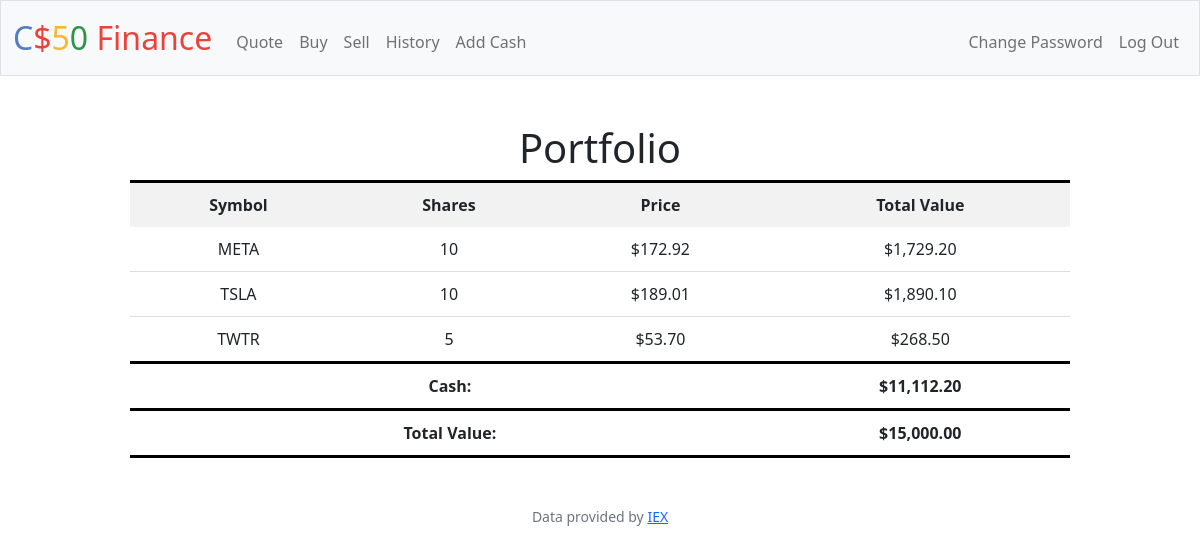
Page / (signed in) on the committed database.
### tables this page shows
CREATE TABLE 'transactions' ('id' INTEGER PRIMARY KEY AUTOINCREMENT NOT NULL, 'user_id' INTEGER, 'symbol' TEXT, 'shares' INTEGER, 'price' REAL, 'date' DATETIME);

CREATE TABLE users (id INTEGER PRIMARY KEY AUTOINCREMENT NOT NULL, username TEXT NOT NULL, hash TEXT NOT NULL, cash NUMERIC NOT NULL DEFAULT 10000.00);

### app.py (the view)
@app.route("/")
@login_required
def index():
    user_id = session["user_id"]
    stocks = db.execute("SELECT symbol, price, SUM(shares) AS shares FROM transactions WHERE user_id = ? GROUP BY symbol", user_id)
    cash = db.execute("SELECT cash FROM users WHERE id = ?", user_id)[0]["cash"]
    total = cash
    for stock in stocks:
        total += stock["price"] * stock["shares"]
    return render_template("index.html", stocks=stocks, cash=cash, usd=usd, total=total)

### app.py (called while the page is built)
@app.after_request
def after_request(response):
    response.headers["Cache-Control"] = "no-cache, no-store, must-revalidate"
    response.headers["Expires"] = 0
    response.headers["Pragma"] = "no-cache"
    return response

### helpers.py (called while the page is built)
def login_required(f):
    @wraps(f)
    def decorated_function(*args, **kwargs):
        if session.get("user_id") is None:
            return redirect("/login")
        return f(*args, **kwargs)
    return decorated_function

def usd(value):
    return f"${value:,.2f}"

### templates/index.html (shortened to what this page needs)
{% extends "layout.html" %}
{% block main %}
<div class="table-container">
    <table class="center">
        <thead>
            <h1><b1>Portfolio</b1></h1>
            <tr style="border-top: 3px solid black;">
                <th>Symbol</th>
                <th>Shares</th>
                <th>Price</th>
                <th>Total Value</th>
            </tr>
        </thead>
        <tbody>
            {% for stock in stocks %}
            <tr>
                <td>{{ stock["symbol"] }}</td>
                <td>{{ stock["shares"] }}</td>
                <td>{{ usd(stock["price"]) }}</td>
                <td>{{ usd(stock["shares"] * stock["price"]) }}</td>
            </tr>
            {% endfor %}
            <tr style="border-top: 3px solid black;">
                <td colspan="3"><b>Cash:</b></td>
                <td><b>{{ usd(cash) }}</b></td>
            </tr>
        </tbody>
        <tfoot>
            <tr class="total-value">
                <td colspan="3"><b>Total Value:</b></td>
                <td><b>{{ usd(total) }}</b></td>
            </tr>
        </tfoot>
    </table>
</div>
{% endblock %}

### static/styles.css (style rules this page uses)
.table-container { margin: 0 auto; width: 80%; }
table { border-collapse: collapse; width: 100%; }
th, td { padding: 10px; text-align: center; }
th { background-color: #f2f2f2; font-weight: bold; }
td { border-bottom: 1px solid #ddd; }
tr.total-value { border-top: 3px solid black; border-bottom: 3px solid black; }

### rows in the picture
transactions: symbol "META", shares "10", price "$172.92", shares "$1,729.20"
transactions: symbol "TSLA", shares "10", price "$189.01", shares "$1,890.10"
users: cash "$11,112.20"

### other values in the picture
{{ stock["symbol"] }} "TWTR"
{{ stock["shares"] }} "5"
{{ usd(stock["price"]) }} "$53.70"
{{ usd(stock["shares"] * stock["price"]) }} "$268.50"
{{ usd(total) }} "$15,000.00"
